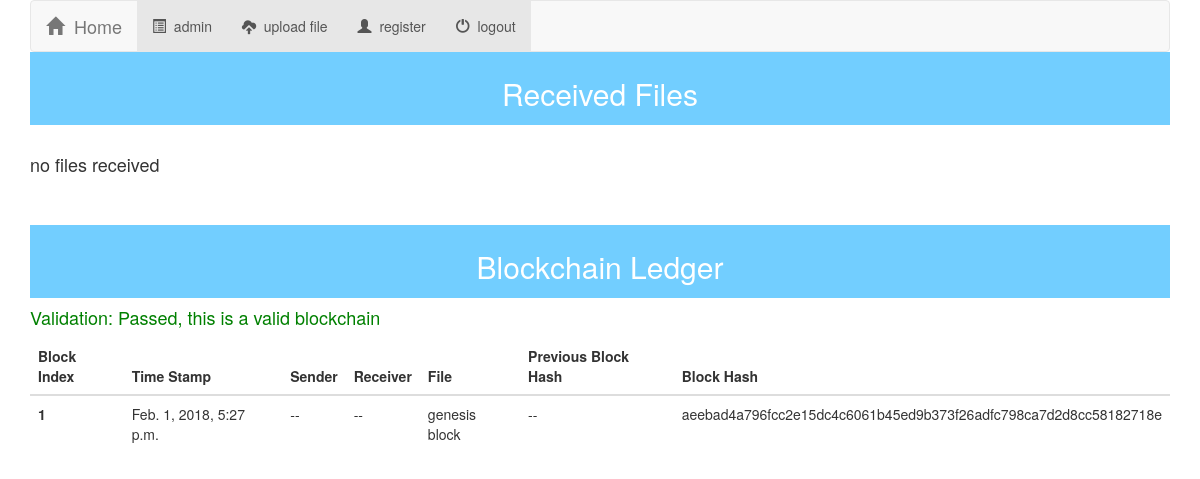
/clinicaltrials/user/ (signed in), run on the app's committed database.
### clinicaltrials/models.py (models this page shows, shortened)
class block(models.Model):
	owner = models.ForeignKey(User, on_delete = models.CASCADE, blank=True, null=True)
	index = models.IntegerField(blank=True, null = True)
	fileReference = models.ForeignKey(file, on_delete = models.CASCADE, blank=True, null=True)
	hashString = models.CharField(max_length = 500, blank=True, null = True)
	previousHash = models.CharField(max_length = 500, blank=True, null = True)
	timeStamp = models.DateTimeField(auto_now_add=True)

### clinicaltrials/views.py (the view)
def userhome(request):
    if request.user.is_anonymous:
        return render(request, 'clinicaltrials/index.html', {'all_trials': clinicaltrial.objects.all() })
    ownedFiles = file.objects.all().filter(owner=request.user)
    blocks = request.user.block_set.order_by('index')
    validityMessage = validate(request.user)[1]
    context = {"ownedFiles" : ownedFiles, "blocks" : blocks, "validityMessage": validityMessage}
    return render(request, 'clinicaltrials/user_home.html', context)

### clinicaltrials/views.py (called while the page is built, shortened)
def validate(user):
    passing = True
    blocks = user.block_set.order_by('index')
    if blocks.count() <= 1:
        print("Passed, this is a valid blockchain")
        return True, "Passed, this is a valid blockchain"

### clinicaltrials/templates/clinicaltrials/user_home.html (shortened to what this page needs)
{% extends 'clinicaltrials/base.html' %}
{% load staticfiles %}
{% block body %}
<div id="user-title"><h2> Received Files</h2></div>
<br>
{% ifequal ownedFiles.count 0 %}
	<h4> no files received</h4>
{% endifequal %}
<br>
<br>
<div id="block-title"><h2>Blockchain Ledger</h2></div>
<h4 id = "passing">Validation: {{validityMessage}}</h4>
<table class="table table-hover">
    <thead class="blue-grey lighten-4">
        <tr>
            <th>Block Index</th>
            <th>Time Stamp</th>
            <th>Sender</th>
            <th>Receiver</th>
            <th>File</th>
            <th>Previous Block Hash</th>
            <th>Block Hash</th>
        </tr>
    </thead>
    <tbody>
    	{% for block in blocks %}
    		{% if block.index == 1 %}
    		<tr>
    			<th scope="row">{{block.index}}</th>
	            <td>{{block.timeStamp}}</td>
	            <td> -- </td>
	            <td> -- </td>
	            <td>genesis block</td>
	            <td> -- </td>
	            <td>{{block.hashString}}</td>
    		</tr>
    		{% endif %}
		{% endfor %}
    </tbody>
</table>
{% endblock %}

### clinicaltrials/templates/clinicaltrials/base.html (shortened to what this page needs)
<!DOCTYPE html>
<html lang="en">
<head>
    {% load staticfiles %}
    <link rel="stylesheet" href="https://maxcdn.bootstrapcdn.com/bootstrap/3.3.7/css/bootstrap.min.css">
    <link rel="stylesheet" type = "text/css" href="{% static 'clinicaltrials/style.css' %}"/>
</head>
<body>
<nav class ="navbar navbar-default">
    <div class="container-fluid">
        <div class="navbar-header>"
            <button type="button" class="navbar-toggle" data-toggle="collapse" data-target="#topNavBar">
            <a class="navbar-brand" href="{% url 'clinicaltrial:index' %}">
                <span class="glyphicon glyphicon-home" aria-hidden="true"></span>&nbsp;
            Home </a>
        </div>
        <div class = "collapse navbar-collapse" id ="topNavBar">
            <ul class="nav navbar-nav">
                <li class="active">
                    <a href="{% url 'clinicaltrial:userhome' %}">
                    <span class="glyphicon glyphicon-list-alt" aria-hidden="true"></span>&nbsp; {{user}}
                    </a>
                </li>
                <li class="active">
                    <a href="{% url 'clinicaltrial:upload' %}">
                    <span class="glyphicon glyphicon-cloud-upload" aria-hidden="true"></span>&nbsp; upload file
                    </a>
                </li>
                <li class="active">
                    <a href="{% url 'clinicaltrial:register' %}">
                    <span class="glyphicon glyphicon-user" aria-hidden="true"></span>&nbsp;
                    register
                    </a>
                </li>
                 <li class="active">
                    <a href="{% url 'clinicaltrial:logout' %}">
                    <span class="glyphicon glyphicon-off" aria-hidden="true"></span>&nbsp; logout
                    </a>
                </li>
            </ul>
    </div>
</nav>
{% block body %}
{% endblock %}
</body>
</html>

### clinicaltrials/static/clinicaltrials/style.css (style rules this page uses)
body { margin-left:30px; margin-right:30px; }
#passing { color:green ; }
.navbar-default { margin-bottom: 0px; }
#user-title { background: #72ceff; color:white; padding:5px; text-align: center; }
#block-title { background: #72ceff; color:white; padding:5px; text-align: center; }

### data on the page
block: index "1", timeStamp "Feb. 1, 2018, 5:27 p.m.", hashString "aeebad4a796fcc2e15dc4c6061b45ed9b373f26adfc798ca7d2d8cc58182718e"

### other printed values
{{ user }} "admin"
{{ validityMessage }} "Passed, this is a valid blockchain"
